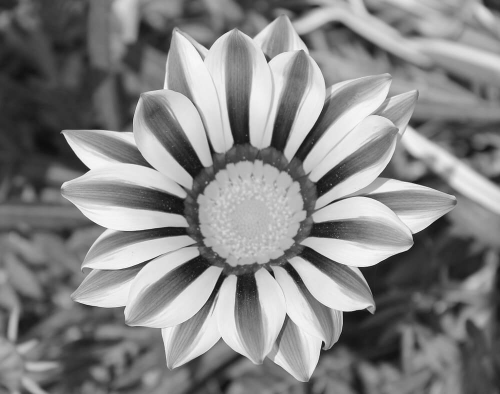
#> input picture from internet/image11.jpg, 500 x 394 px
$ python image2.py
#> lines starting #> are read from the running program, lines starting #| are printed output that depends on the picture
import cv2
import numpy as np
from matplotlib import pyplot as plt

img=cv2.imread('image11.jpg',cv2.IMWRITE_EXR_TYPE)
#> img is the input picture: shape (394, 500); min 13, max 255, mean 132.5
plt.imshow(img,cmap='Accent_r',interpolation='bessel')
plt.plot([600,200],[200,300],'r',linewidth=90)
plt.show()
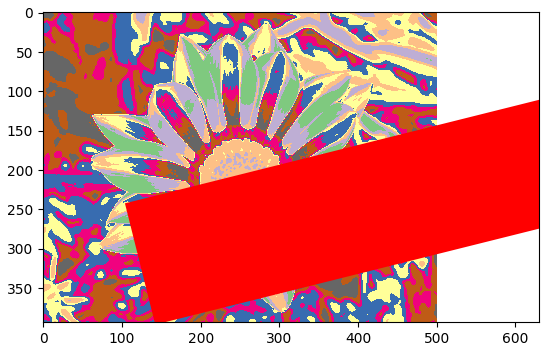
#> figure drawn by matplotlib, 1 panel

cv2.waitKey(0)
cv2.destroyAllWindows()
